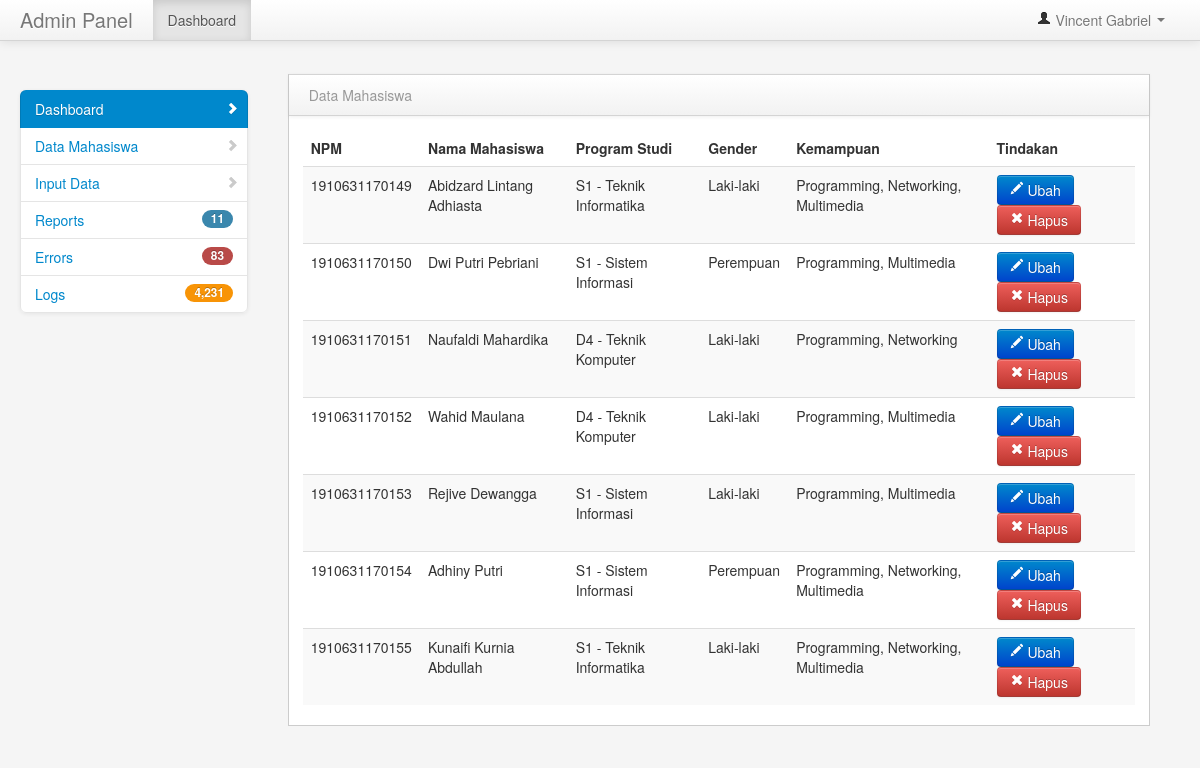
The page /session/list_data.php on the database its author committed.
### tables this page shows
CREATE TABLE `mahasiswa` (
  `id` varchar(14) NOT NULL,
  `nama_mhs` varchar(255) NOT NULL,
  `prodi` varchar(255) NOT NULL,
  `jk` varchar(10) NOT NULL,
  `skill` varchar(50) NOT NULL
);

### session/get_data.php (called while the page is built)
<?php
    include "koneksi.php";
    $proses = mysqli_query($koneksi, "SELECT * FROM mahasiswa") or die (mysqli_error($koneksi));
?>

### session/list_data.php (the view, shortened to what this page needs)
<?php
    include "get_data.php";
?>
<!DOCTYPE html>
<html lang="en">
<head>
    <link href="/pemograman_web/lib/bootstrap/css/bootstrap.min.css" rel="stylesheet" media="screen">
    <link href="/pemograman_web/lib/bootstrap/css/bootstrap-responsive.min.css" rel="stylesheet" media="screen">
    <link href="/pemograman_web/lib/assets/styles.css" rel="stylesheet" media="screen">
    <link href="/pemograman_web/lib/assets/DT_bootstrap.css" rel="stylesheet" media="screen">
</head>
<body>
<div class="navbar navbar-fixed-top">
        <div class="navbar-inner">
            <div class="container-fluid">
                <a class="brand" href="#">Admin Panel</a>
                <div class="nav-collapse collapse">
                    <ul class="nav pull-right">
                        <li class="dropdown">
                            <a href="#" role="button" class="dropdown-toggle" data-toggle="dropdown"> <i class="icon-user"></i> Vincent Gabriel <i class="caret"></i>
                            </a>
                        </li>
                    </ul>
                    <ul class="nav">
                        <li class="active">
                            <a href="index.php">Dashboard</a>
                        </li>
                    </ul>
                </div>
            </div>
        </div>
    </div>
    <div class="container-fluid">
        <div class="row-fluid">
            <div class="span3" id="sidebar">
                <ul class="nav nav-list bs-docs-sidenav nav-collapse collapse">
                    <li class="active">
                        <a href="index.php"><i class="icon-chevron-right"></i> Dashboard</a>
                    </li>
                    <li>
                        <a href="list_data.php"><i class="icon-chevron-right"></i> Data Mahasiswa</a>
                    </li>
                    <li>
                        <a href="input_data.php"><span class="icon-chevron-right"></span> Input Data</a>
                    </li>
                    <li>
                        <a href="#"><span class="badge badge-info pull-right">11</span> Reports</a>
                    </li>
                    <li>
                        <a href="#"><span class="badge badge-important pull-right">83</span> Errors</a>
                    </li>
                    <li>
                        <a href="#"><span class="badge badge-warning pull-right">4,231</span> Logs</a>
                    </li>
                </ul>
            </div>
            <div class="span9" id="content">
                <div class="row-fluid">
                    <div class="block">
                        <div class="navbar navbar-inner block-header">
                            <div class="muted pull-left">Data Mahasiswa</div>
                        </div>
                        <div class="block-content collapse in">
                            <div class="span12">
                                <table class="table table-striped">
                                    <thead>
                                    <tr>
                                        <th>NPM</th>
                                        <th>Nama Mahasiswa</th>
                                        <th>Program Studi</th>
                                        <th>Gender</th>
                                        <th>Kemampuan</th>
                                        <th>Tindakan</th>
                                    </tr>
                                    </thead>
                                    <tbody>
                                    <?php
                                        while($data = mysqli_fetch_assoc($proses)){
                                    ?>
                                    <tr>
                                        <td><?php echo $data['id']; ?></td>
                                        <td><?php echo $data['nama_mhs']; ?></td>
                                        <td><?php echo $data['prodi']; ?></td>
                                        <td><?php echo $data['jk']; ?></td>
                                        <td><?php echo $data['skill']; ?></td>
                                        <td>
                                            <a href="form_bootstrap.php?id=<?php echo $data['id']; ?>">
                                                <button class="btn btn-primary"><i class="icon-pencil icon-white"></i> Ubah</button>
                                            </a>
                                            <a href="del_data.php?id=<?php echo $data['id']; ?>">
                                                <button class="btn btn-danger"><i class="icon-remove icon-white"></i> Hapus</button>
                                            </a>
                                        </td>
                                    </tr>
                                    <?php
                                        }
                                    ?>
                                    </tbody>
                                </table>
                            </div>
                        </div>
                    </div>
                </div>
            </div>
        </div>
    </div>
</body>
</html>

### rows shown on the page
mahasiswa: id "1910631170149", nama_mhs "Abidzard Lintang Adhiasta", prodi "S1 - Teknik Informatika", jk "Laki-laki", skill "Programming, Networking, Multimedia"
mahasiswa: id "1910631170150", nama_mhs "Dwi Putri Pebriani", prodi "S1 - Sistem Informasi", jk "Perempuan", skill "Programming, Multimedia"
mahasiswa: id "1910631170151", nama_mhs "Naufaldi Mahardika", prodi "D4 - Teknik Komputer", jk "Laki-laki", skill "Programming, Networking"
mahasiswa: id "1910631170152", nama_mhs "Wahid Maulana", prodi "D4 - Teknik Komputer", jk "Laki-laki", skill "Programming, Multimedia"
mahasiswa: id "1910631170153", nama_mhs "Rejive Dewangga", prodi "S1 - Sistem Informasi", jk "Laki-laki", skill "Programming, Multimedia"
mahasiswa: id "1910631170154", nama_mhs "Adhiny Putri", prodi "S1 - Sistem Informasi", jk "Perempuan", skill "Programming, Networking, Multimedia"
mahasiswa: id "1910631170155", nama_mhs "Kunaifi Kurnia Abdullah", prodi "S1 - Teknik Informatika", jk "Laki-laki", skill "Programming, Networking, Multimedia"
